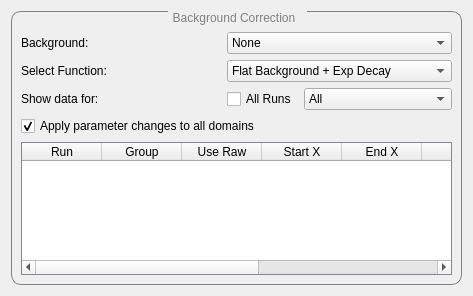
<?xml version="1.0" encoding="UTF-8"?>
<ui version="4.0">
 <class>background_corrections_view</class>
 <widget class="QWidget" name="background_corrections_view">
  <property name="geometry">
   <rect>
    <x>0</x>
    <y>0</y>
    <width>473</width>
    <height>296</height>
   </rect>
  </property>
  <property name="windowTitle">
   <string>Form</string>
  </property>
  <layout class="QGridLayout" name="gridLayout">
   <item row="0" column="0">
    <widget class="QGroupBox" name="groupBox">
     <property name="styleSheet">
      <string notr="true">QGroupBox {
border: 1px solid grey;
border-radius: 10px;
margin-top: 1ex;
margin-right: 0ex
}

QGroupBox:title {
subcontrol-origin: margin;
padding: 0 3px;
subcontrol-position: top center;
padding-top: 0px;
padding-bottom: 0px;
padding-right: 10px;
color: grey; }
</string>
     </property>
     <property name="title">
      <string>Background Correction</string>
     </property>
     <layout class="QGridLayout" name="gridLayout_2">
      <property name="topMargin">
       <number>20</number>
      </property>
      <item row="1" column="1">
       <widget class="QLabel" name="mode_label">
        <property name="minimumSize">
         <size>
          <width>200</width>
          <height>0</height>
         </size>
        </property>
        <property name="text">
         <string>Background:</string>
        </property>
       </widget>
      </item>
      <item row="2" column="1">
       <widget class="QLabel" name="select_function_label">
        <property name="minimumSize">
         <size>
          <width>200</width>
          <height>0</height>
         </size>
        </property>
        <property name="text">
         <string>Select Function:</string>
        </property>
       </widget>
      </item>
      <item row="3" column="1">
       <widget class="QLabel" name="show_data_for_label">
        <property name="minimumSize">
         <size>
          <width>200</width>
          <height>0</height>
         </size>
        </property>
        <property name="text">
         <string>Show data for:</string>
        </property>
       </widget>
      </item>
      <item row="5" column="1" colspan="4">
       <widget class="QTableWidget" name="correction_options_table">
        <property name="styleSheet">
         <string notr="true">QTableWidget {
font-size: 8pt;
 border: 1px solid #828790;
}

QTableWidget::item:selected {
background-color: #c7e0ff;
color: #000000;
}

QTableWidget::item:hover {
background-color: #c7e0ff;
}</string>
        </property>
        <property name="alternatingRowColors">
         <bool>true</bool>
        </property>
        <property name="selectionMode">
         <enum>QAbstractItemView::SingleSelection</enum>
        </property>
        <attribute name="horizontalHeaderDefaultSectionSize">
         <number>80</number>
        </attribute>
        <attribute name="horizontalHeaderStretchLastSection">
         <bool>true</bool>
        </attribute>
        <attribute name="verticalHeaderVisible">
         <bool>false</bool>
        </attribute>
        <column>
         <property name="text">
          <string>Run</string>
         </property>
        </column>
        <column>
         <property name="text">
          <string>Group</string>
         </property>
        </column>
        <column>
         <property name="text">
          <string>Use Raw</string>
         </property>
        </column>
        <column>
         <property name="text">
          <string>Start X</string>
         </property>
        </column>
        <column>
         <property name="text">
          <string>End X</string>
         </property>
        </column>
        <column>
         <property name="text">
          <string>BG</string>
         </property>
        </column>
        <column>
         <property name="text">
          <string>BG Error</string>
         </property>
        </column>
        <column>
         <property name="text">
          <string>Status</string>
         </property>
        </column>
        <column>
         <property name="text">
          <string>Fit Output</string>
         </property>
        </column>
       </widget>
      </item>
      <item row="2" column="2" colspan="3">
       <widget class="QComboBox" name="function_combo_box">
        <property name="toolTip">
         <string>Select a fit function to use for the corrections</string>
        </property>
        <item>
         <property name="text">
          <string>Flat Background + Exp Decay</string>
         </property>
        </item>
        <item>
         <property name="text">
          <string>Flat Background</string>
         </property>
        </item>
       </widget>
      </item>
      <item row="1" column="2" colspan="3">
       <widget class="QComboBox" name="mode_combo_box">
        <property name="toolTip">
         <string>Select the mode to use to perform background corrections</string>
        </property>
        <item>
         <property name="text">
          <string>None</string>
         </property>
        </item>
        <item>
         <property name="text">
          <string>Auto</string>
         </property>
        </item>
        <item>
         <property name="text">
          <string>Manual</string>
         </property>
        </item>
       </widget>
      </item>
      <item row="3" column="2">
       <widget class="QCheckBox" name="show_all_runs_checkbox">
        <property name="toolTip">
         <string>Tick to show data for all the runs</string>
        </property>
        <property name="text">
         <string>All Runs</string>
        </property>
       </widget>
      </item>
      <item row="3" column="3" colspan="2">
       <widget class="QComboBox" name="group_combo_box">
        <property name="toolTip">
         <string>Select the Group to show data for</string>
        </property>
        <item>
         <property name="text">
          <string>All</string>
         </property>
        </item>
       </widget>
      </item>
      <item row="4" column="1" colspan="4">
       <widget class="QCheckBox" name="apply_table_changes_to_all_checkbox">
        <property name="toolTip">
         <string>Apply all changes made in the table to all of the domains, including domains not currently displayed</string>
        </property>
        <property name="text">
         <string>Apply parameter changes to all domains</string>
        </property>
        <property name="checked">
         <bool>true</bool>
        </property>
       </widget>
      </item>
     </layout>
    </widget>
   </item>
  </layout>
 </widget>
 <resources/>
 <connections/>
</ui>
